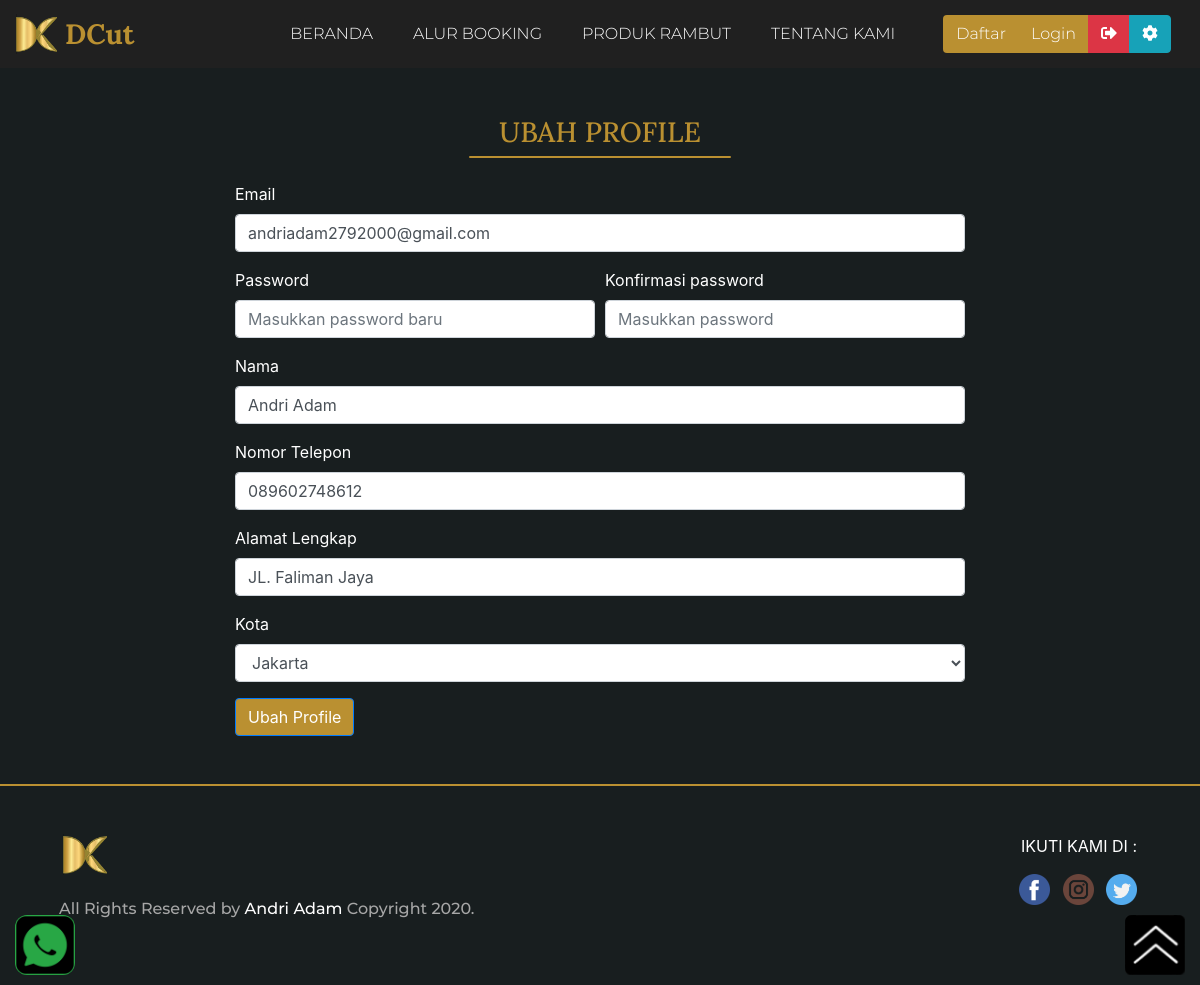
Screenshot of /ubah.php?idPelanggan=1 (signed in) with the database file from the repository.
### tables this page shows
CREATE TABLE `pelanggan` (
  `idPelanggan` int(11) NOT NULL,
  `email` varchar(250) NOT NULL,
  `password` varchar(250) NOT NULL,
  `nama` varchar(100) NOT NULL,
  `nomor` varchar(50) NOT NULL,
  `alamatLengkap` varchar(250) NOT NULL,
  `kota` varchar(100) NOT NULL
);

### function.php (called while the page is built, shortened)
<?php
$conn = mysqli_connect("localhost", "root", "", "dcutb");
function query($query)
{
  global $conn;
  $result = mysqli_query($conn, $query);
  $rows = [];
  while ($row = mysqli_fetch_assoc($result)) {
    $rows[] = $row;
  }
  return $rows;
}

### ubah.php (the view, shortened to what this page needs)
<?php
require 'function.php';
$idPelanggan = $_GET['idPelanggan'];
$pelanggan = query("SELECT * FROM pelanggan WHERE idPelanggan =$idPelanggan")[0];
?>
<!doctype html>
<html lang="en">
<head>
  <link rel="stylesheet" href="css/bootstrap.min.css">
  <link rel="stylesheet" href="css/all.css">
  <link rel="stylesheet" href="css/style.css">
  <link rel="stylesheet" type="text/css" href="css/jquery.datetimepicker.css">
</head>
<body id="home">
  <nav class="navbar navbar-expand-lg sticky-top" id="top-bar" style="background-color: #202020;">
    <img src="img/top bar/logo kecil.png" class="mr-2">
    <a class="navbar-brand d-flex" href="#">DCut</a>
    <div class="collapse navbar-collapse" id="navbarNav">
      <div class="container d-flex justify-content-between">
        <ul class="navbar-nav ml-auto d-flex">
          <li class="nav-item mr-4">
            <a class="nav-link page-scroll" href="index.php">BERANDA</a>
          </li>
          <li class="nav-item mr-4">
            <a class="nav-link page-scroll" href="alur.php">ALUR BOOKING</a>
          </li>
          <li class="nav-item mr-4">
            <a class="nav-link page-scroll" href="produk.php">PRODUK RAMBUT</a>
          </li>
          <li class="nav-item mr-4">
            <a class="nav-link page-scroll" href="tentang.php">TENTANG KAMI</a>
          </li>
        </ul>
      </div>
      <div class="navbar-nav btn-group btn" style="font-size: 16px;">
        <a href="registrasi.php" class="btn" style="background-color: #BA9031;">Daftar</a>
        <a href="login.php" class="btn" style="background-color: #BA9031;">Login</a>
        <?php if (isset($_SESSION['login'])) {
          echo "<a href='logout.php' class='btn btn-danger' id='option2'><i class='fas fa-sign-out-alt'></i></a>";
          echo "<a href='ubah.php?idPelanggan=" . $_COOKIE['idPelanggan'] . "'" . "class='btn btn-info' id='option2'><i class='fas fa-cog'></i></a>";
        } ?>
      </div>
    </div>
  </nav>
  <section class="ubahProfile">
    <div class="container mt-5 mb-5">
      <div class="row text-center">
        <div class="col">
          <h3>UBAH PROFILE</h3>
          <img src="img/Line 7.png" class="mt-n1 mb-4">
        </div>
      </div>
      <form action="" method="POST">
        <div class="row justify-content-center">
          <div class="col-8">
            <div class="form-group">
              <div class="form-group">
                <label for="email">Email</label>
                <input type="text" name="email" class="form-control" id="email" placeholder="Masukkan email baru" value="<?php if (isset($pelanggan)) {
                                                                                                                            echo $pelanggan["email"];
                                                                                                                          } ?>" required>
              </div>
              <div class="form-row">
                <div class="form-group col">
                  <label for="password">Password</label>
                  <input type="password" name="password" class="form-control" id="password" placeholder="Masukkan password baru" value="" required>
                </div>
                <div class="form-group col">
                  <label for="password2">Konfirmasi password</label>
                  <input type="password" name="password2" class="form-control" id="password2" placeholder="Masukkan password" value="" required>
                </div>
              </div>
              <label for="nama">Nama</label>
              <input type="text" name="nama" class="form-control" id="nama" value="<?= $pelanggan["nama"];
                                                                                    ?>" required>
            </div>
            <div class="form-group">
              <label for="nomor">Nomor Telepon</label>
              <input type="text" name="nomor" class="form-control" id="nomor" value="<?= $pelanggan["nomor"];
                                                                                      ?>" required>
            </div>
            <div class="form-group">
              <label for="alamatLengkap">Alamat Lengkap</label>
              <input type="text" name="alamatLengkap" class="form-control" id="alamatLengkap" value="<?= $pelanggan["alamatLengkap"];
                                                                                                      ?>" required>
            </div>
            <div class="form-group">
              <label for="kota">Kota</label>
              <select id="kota" name="kota" class="form-control" required>
                <option selected><?= $pelanggan["kota"] ?></option>
              </select>
            </div>
            <button type="submit" name="submit" class="btn btn-primary" style="background-color: #BA9031;">Ubah Profile</button>
          </div>
        </div>
      </form>
    </div>
  </section>
  <footer class="p-5">
    <div class="container">
      <div class="row justify-content-between mb-1">
        <div class="col-1">
          <a href="">
            <img src="img/footer/logo-footer.png">
          </a>
        </div>
        <div class="col-4 text-right">
          <p>IKUTI KAMI DI : </p>
          <a href="">
            <img src="img/footer/fb-footer.png" class="ml-2">
          </a>
          <a href="">
            <img src="img/footer/ig-footer.png" class="ml-2">
          </a>
          <a href="">
            <img src="img/footer/tw-footer.png" class="ml-2">
          </a>
        </div>
      </div>
      <div class="row justify-content-between mt-3">
        <div class="col-5 ml-n1">
          <p class="all-right mt-n4">All Rights Reserved by <span class="adam-store">Andri Adam</span> Copyright 2020.
          </p>
        </div>
        <div class="col"></div>
      </div>
    </div>
  </footer>
  <a href="https://api.whatsapp.com/send?phone=6289602748612&amp&text=Halo%20kak%2C%20selamat%20datang%20di%20DCut%20mau%20booking?%20silahkan%20Chat%20" class="wa btn-success">
    <img src="img/wa.png">
  </a>
  <a href="#home" class="top page-scroll">
    <img src="img/top.png" alt="">
  </a>
</body>
</html>

### css/all.css (style rules this page uses)
.fa-cog:before { content: "\f013"; }
.fa-sign-out-alt:before { content: "\f2f5"; }

### css/style.css (style rules this page uses)
* { margin: 0; padding: 0; color: white; }
body { background-color: #181E1F; }
.navbar { background-color: #111111; }
.navbar a { color: white; font-family: 'montl'; font-size: 16px; }
.navbar a.navbar-brand { font-family: 'lorab'; font-size: 28px; color: #BA9031; }
h3 { font-family: 'loram'; font-size: 28px; color: #BA9031; }
footer { border-top: 2px solid #BA9031; }
footer .all-right { font-family: 'montm'; color: #A7A7A7; }
.wa, .wa img { width: 60px; height: 60px; position: fixed; bottom: 10px; left: 15px; border-radius: 20%; z-index: 999; }
.top img { width: 60px; height: 60px; position: fixed; bottom: 10px; right: 15px; z-index: 999; }

### rows the page displays
pelanggan: email "andriadam2792000@gmail.com", nama "Andri Adam", nomor "089602748612", alamatLengkap "JL. Faliman Jaya", kota "Jakarta"
